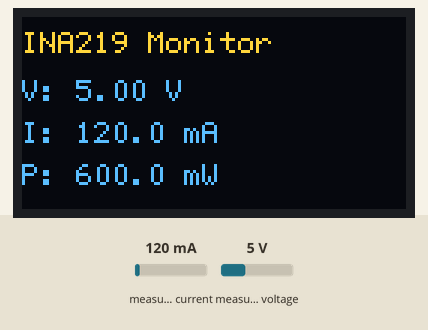
Simulated run of this sketch. Board: ESP8266 (NodeMCU). Parts: 128×64 one-colour display. The inputs (shaded band) are chosen by the test bench; at power-on: measured current 120 mA, measured voltage 5 V. The OLED is the two-colour kind (top 16 rows yellow); what the sketch prints to the serial monitor is not drawn.

Above: at 3.2 s.
3.3 s: measured current set to 40 mA
At 4.4 s:
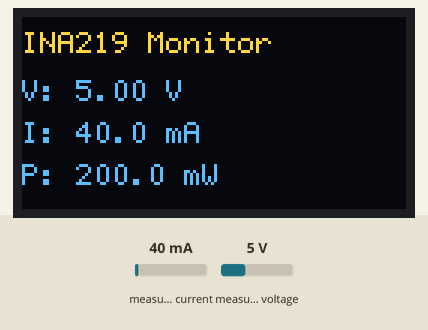
5.6 s: measured voltage set to 0.3 V
At 7.1 s:
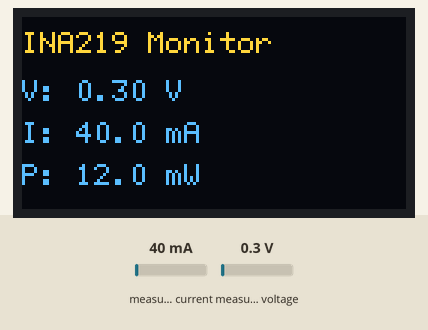
7.7 s: measured current set to 500 mA
At 8.6 s:
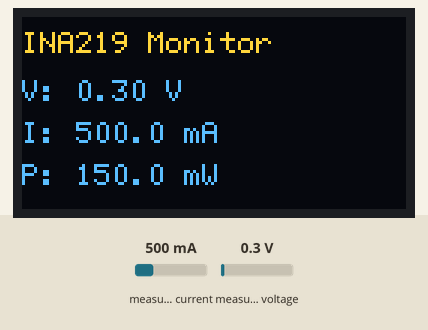
9.7 s: measured voltage set to 3.8 V
At 11.3 s:
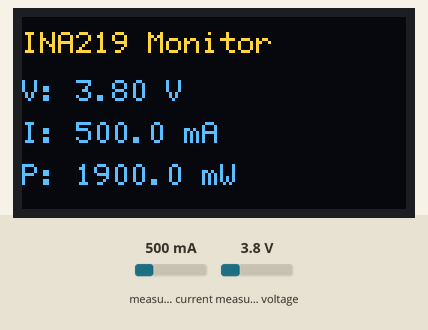
Timing chart, 0 to 12.8 s (numbered marks = the images above; inputs shaded):
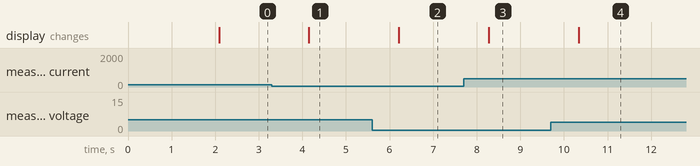

The sketch:

ESP8266_+_INA219_+_1.3__OLED.ino
```cpp
#include <Wire.h>
#include <U8g2lib.h>
#include <Adafruit_INA219.h>

U8G2_SH1106_128X64_NONAME_F_HW_I2C u8g2(U8G2_R0, U8X8_PIN_NONE);

Adafruit_INA219 ina219;

void setup() {
  Serial.begin(115200);

  Wire.begin(4, 5);

  u8g2.begin();

  if (!ina219.begin()) {
    u8g2.clearBuffer();
    u8g2.setFont(u8g2_font_6x12_tf);
    u8g2.drawStr(10, 30, "INA219 NOT FOUND");
    u8g2.sendBuffer();

    while (1);
  }

  u8g2.clearBuffer();
  u8g2.setFont(u8g2_font_ncenB08_tr);
  u8g2.drawStr(35, 30, "READY");
  u8g2.sendBuffer();

  delay(2000);
}

void loop() {
  float voltage = ina219.getBusVoltage_V();
  float current = ina219.getCurrent_mA();
  float power = ina219.getPower_mW();

  Serial.print("Voltage: ");
  Serial.print(voltage);
  Serial.println(" V");

  Serial.print("Current: ");
  Serial.print(current);
  Serial.println(" mA");

  Serial.print("Power: ");
  Serial.print(power);
  Serial.println(" mW");

  Serial.println("----------------");

  u8g2.clearBuffer();

  u8g2.setFont(u8g2_font_6x12_tf);

  u8g2.drawStr(0, 12, "INA219 Monitor");

  char buf[20];

  sprintf(buf, "V: %.2f V", voltage);
  u8g2.drawStr(0, 28, buf);

  sprintf(buf, "I: %.1f mA", current);
  u8g2.drawStr(0, 42, buf);

  sprintf(buf, "P: %.1f mW", power);
  u8g2.drawStr(0, 56, buf);

  u8g2.sendBuffer();

  delay(1000);
}
```

Measured:
- after the input at 3.3 s, the display: changes after 0.85 s (image 1)
- after the input at 5.6 s, the display: changes after 0.62 s (image 2)
- after the input at 7.7 s, the display: changes after 0.58 s (image 3)
- after the input at 9.7 s, the display: changes after 0.64 s (image 4)
